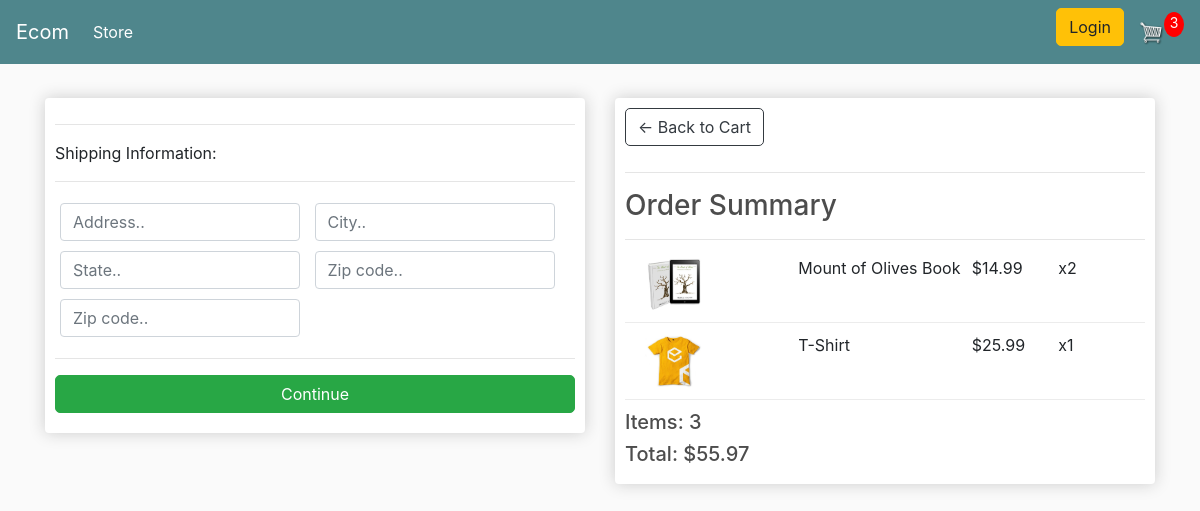
Before: /checkout/ (signed in) with the older database file.
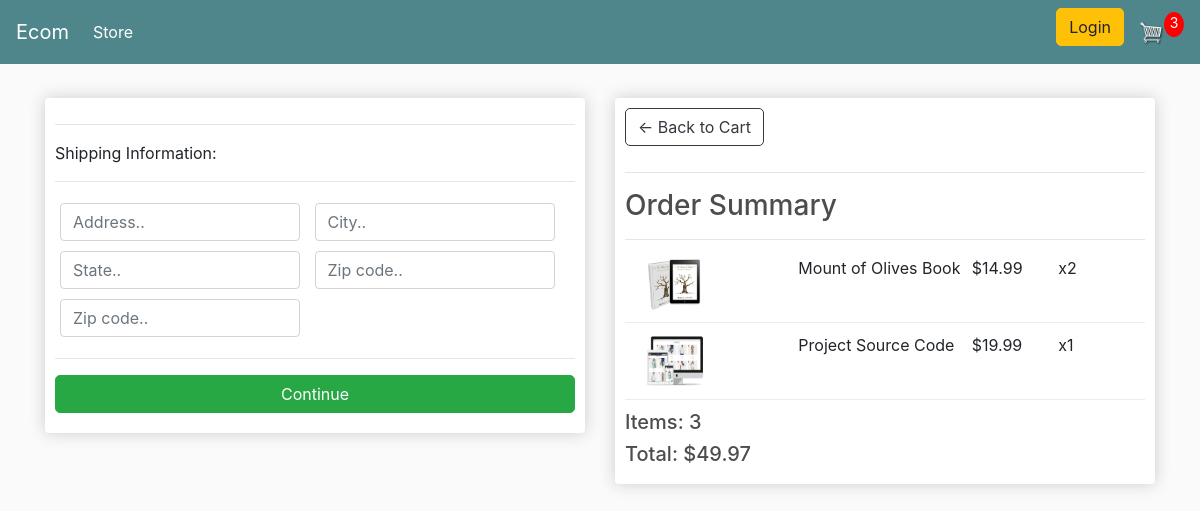
After: the same page with the newer database file.
### store/models.py (models this page shows, shortened)
class OrderItem(models.Model):
	product = models.ForeignKey(Product, on_delete=models.SET_NULL, null=True)
	order = models.ForeignKey(Order, on_delete=models.SET_NULL, null=True)
	quantity = models.IntegerField(default=0, null=True, blank=True)
	date_added = models.DateTimeField(auto_now_add=True)
	@property
	def get_total(self):
		total = self.product.price * self.quantity
		return total

class Product(models.Model):
	name = models.CharField(max_length=200)
	price = models.FloatField()
	digital = models.BooleanField(default=False,null=True, blank=True)
	image = models.ImageField(null=True, blank=True)
	@property
	def imageURL(self):
		try:
			url = self.image.url
		except:
			url= ''
		return url

class Order(models.Model):
	customer = models.ForeignKey(Customer, on_delete=models.SET_NULL, null=True, blank=True)
	date_ordered = models.DateTimeField(auto_now_add=True)
	complete = models.BooleanField(default=False)
	transaction_id = models.CharField(max_length=100, null=True)
	@property
	def shipping(self):
		shipping = False
		orderitems = self.orderitem_set.all()
		for i in orderitems:
			if i.product.digital == False:
					shipping = True
		return shipping
	@property
	def get_cart_total(self):
		orderitems = self.orderitem_set.all()
		total = sum([item.get_total for item in orderitems])
		return total
	@property
	def get_cart_items(self):
		orderitems = self.orderitem_set.all()
		total = sum([item.quantity for item in orderitems])
		return total

### store/views.py (the view)
# urls.py: path('checkout/', views.checkout, name="checkout"),
def checkout(request):
	data = cartData(request)
	cartItems = data['cartItems']
	order = data['order']
	items = data['items']
	context = {'items':items, 'order':order, 'cartItems':cartItems}
	return render(request, 'store/checkout.html', context)

### store/utils.py (called while the page is built)
def cartData(request):
	if request.user.is_authenticated:
		customer = request.user.customer
		order, created = Order.objects.get_or_create(customer=customer, complete=False)
		items = order.orderitem_set.all()
		cartItems = order.get_cart_items
	else:
		cookieData = cookieCart(request)
		cartItems = cookieData['cartItems']
		order = cookieData['order']
		items = cookieData['items']
	return {'cartItems':cartItems ,'order':order, 'items':items}

### store/templates/store/checkout.html (shortened to what this page needs)
{% extends 'store/main.html' %}
{% load static %}
{% block content %}
     <div class="row">
		<div class="col-lg-6">
			<div class="box-element" id="form-wrapper">
				<form id="form">
					<div id="shipping-info">
						<hr>
						<p>Shipping Information:</p>
						<hr>
						<div class="form-field">
							<input class="form-control" type="text" name="address" placeholder="Address..">
						</div>
						<div class="form-field">
							<input class="form-control" type="text" name="city" placeholder="City..">
						</div>
						<div class="form-field">
							<input class="form-control" type="text" name="state" placeholder="State..">
						</div>
						<div class="form-field">
							<input class="form-control" type="text" name="zipcode" placeholder="Zip code..">
						</div>
						<div class="form-field">
							<input class="form-control" type="text" name="country" placeholder="Zip code..">
						</div>
					</div>
					<hr>
					<input id="form-button" class="btn btn-success btn-block" type="submit" value="Continue">
				</form>
			</div>
			<br>
		</div>
		<div class="col-lg-6">
			<div class="box-element">
				<a  class="btn btn-outline-dark" href="{% url 'cart' %}">&#x2190; Back to Cart</a>
				<hr>
				<h3>Order Summary</h3>
				<hr>
				{% for item in items %}
				<div class="cart-row">
					<div style="flex:2"><img class="row-image" src="{{item.product.imageURL}}"></div>
					<div style="flex:2"><p>{{item.product.name}}</p></div>
					<div style="flex:1"><p>${{item.product.price|floatformat:2}}</p></div>
					<div style="flex:1"><p>x{{item.quantity}}</p></div>
				</div>
				{% endfor %}
				<h5>Items:   {{order.get_cart_items}}</h5>
				<h5>Total:   ${{order.get_cart_total|floatformat:2}}</h5>
			</div>
		</div>
	</div>
{% endblock content %}

Changed rows visible on the page:
removed OrderItem: product.imageURL (picture), product.name "T-Shirt", product.price "25.99", quantity "1"
added OrderItem: product.imageURL (picture), product.name "Project Source Code", product.price "19.99", quantity "1"
computed for Order: get_cart_total "55.97" → "49.97"
